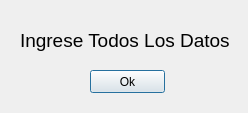
<?xml version="1.0" encoding="UTF-8"?>
<ui version="4.0">
 <class>DialogError</class>
 <widget class="QDialog" name="DialogError">
  <property name="geometry">
   <rect>
    <x>0</x>
    <y>0</y>
    <width>248</width>
    <height>113</height>
   </rect>
  </property>
  <property name="windowTitle">
   <string>Dialog</string>
  </property>
  <widget class="QLabel" name="label">
   <property name="geometry">
    <rect>
     <x>20</x>
     <y>20</y>
     <width>211</width>
     <height>41</height>
    </rect>
   </property>
   <property name="font">
    <font>
     <pointsize>14</pointsize>
    </font>
   </property>
   <property name="text">
    <string>Ingrese Todos Los Datos</string>
   </property>
  </widget>
  <widget class="QPushButton" name="pushButton">
   <property name="geometry">
    <rect>
     <x>90</x>
     <y>70</y>
     <width>75</width>
     <height>23</height>
    </rect>
   </property>
   <property name="text">
    <string>Ok</string>
   </property>
  </widget>
 </widget>
 <resources/>
 <connections/>
</ui>
